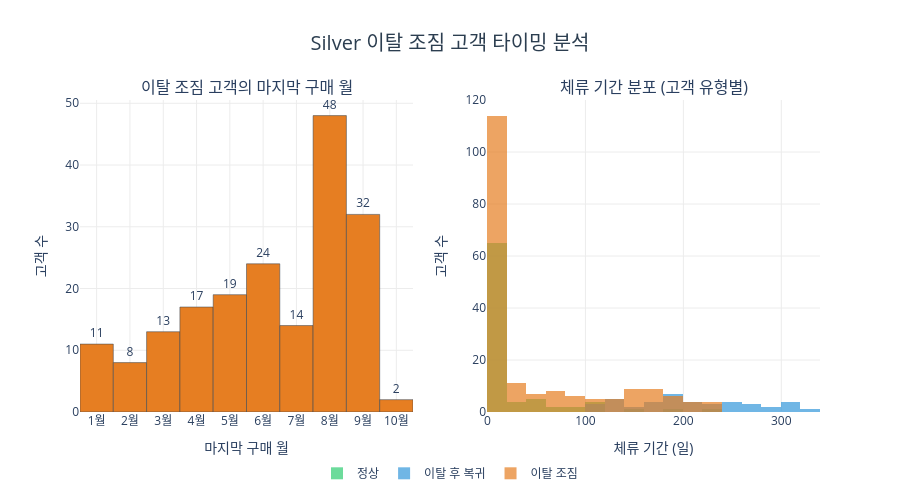

The cell this chart's notebook holds for it:
### Code cell
month_labels = {
    1: '1월', 2: '2월', 3: '3월', 4: '4월', 5: '5월', 6: '6월',
    7: '7월', 8: '8월', 9: '9월', 10: '10월', 11: '11월', 12: '12월'
}
churn_monthly['월'] = churn_monthly['마지막구매월'].map(month_labels)

fig = make_subplots(
    rows=1, cols=2,
    subplot_titles=['이탈 조짐 고객의 마지막 구매 월', '체류 기간 분포 (고객 유형별)']
)

fig.add_trace(go.Bar(
    x=churn_monthly['월'],
    y=churn_monthly['이탈고객수'],
    marker=dict(color='#e67e22', line=dict(color='#2c3e50', width=0.5)),
    text=churn_monthly['이탈고객수'],
    textposition='outside',
    showlegend=False,
), row=1, col=1)

hist_groups = [
    (timing_data[~timing_data['이탈조짐'] & ~timing_data['복귀고객']]['체류기간'], '#2ecc71', '정상'),
    (timing_data[timing_data['복귀고객']]['체류기간'], '#3498db', '이탈 후 복귀'),
    (timing_data[timing_data['이탈조짐']]['체류기간'], '#e67e22', '이탈 조짐'),
]
for sub, color, name in hist_groups:
    fig.add_trace(go.Histogram(
        x=sub,
        name=name,
        marker_color=color,
        opacity=0.7,
        nbinsx=15,
    ), row=1, col=2)

fig.update_layout(
    title=dict(
        text='Silver 이탈 조짐 고객 타이밍 분석',
        font=dict(size=20, color='#2c3e50'), x=0.5, xanchor='center'
    ),
    plot_bgcolor='white',
    height=500,
    barmode='overlay',
    legend=dict(orientation='h', yanchor='top', y=-0.15, xanchor='center', x=0.5)
)
fig.update_xaxes(gridcolor='#ececec')
fig.update_yaxes(gridcolor='#ececec')
fig.update_xaxes(title_text='마지막 구매 월', row=1, col=1)
fig.update_xaxes(title_text='체류 기간 (일)', row=1, col=2)
fig.update_yaxes(title_text='고객 수', row=1, col=1)
fig.update_yaxes(title_text='고객 수', row=1, col=2)
fig.show()

### Figure 1 — Plotly figure (JSON) as saved in the notebook; plotly's stock layout.template omitted (floating-point values rounded to 4 significant figures; data arrays with more than 128 entries replaced by an {"elided": "..."} marker saying what was removed)
{"data": [{"marker": {"color": "#e67e22", "line": {"color": "#2c3e50", "width": 0.5}}, "showlegend": false, "text": [11.0, 8.0, 13.0, 17.0, 19.0, 24.0, 14.0, 48.0, 32.0, 2.0], "textposition": "outside", "type": "bar", "x": ["1월", "2월", "3월", "4월", "5월", "6월", "7월", "8월", "9월", "10월"], "xaxis": "x", "y": [11, 8, 13, 17, 19, 24, 14, 48, 32, 2], "yaxis": "y"}, {"marker": {"color": "#2ecc71"}, "name": "정상", "nbinsx": 15, "opacity": 0.7, "type": "histogram", "x": [220, 191, 147, 105, 114, 92, 59, 98, 73, 103, 106, 54, 46, 22, 30, 23, 0, 1, 1, 0, 46, 60, 0, 1, 43, 0, 0, 0, 0, 1, 0, 0, 8, 0, 0, 2, 0, 0, 18, 1, 0, 0, 0, 0, 19, 0, 0, 31, 1, 0, 0, 0, 0, 0, 0, 0, 0, 0, 6, 0, 0, 1, 10, 0, 0, 0, 0, 0, 0, 0, 0, 0, 0, 0, 0, 0, 0, 0, 0, 0, 0, 1, 1, 0, 0], "xaxis": "x2", "yaxis": "y2"}, {"marker": {"color": "#3498db"}, "name": "이탈 후 복귀", "nbinsx": 15, "opacity": 0.7, "type": "histogram", "x": [286, 267, 332, 319, 307, 315, 265, 287, 308, 217, 258, 262, 218, 197, 226, 250, 221, 248, 247, 204, 202, 166, 232, 176, 171, 184, 143, 190, 199, 177, 195, 191, 126, 181, 114, 143, 132, 132, 114, 134, 131, 103], "xaxis": "x2", "yaxis": "y2"}, {"marker": {"color": "#e67e22"}, "name": "이탈 조짐", "nbinsx": 15, "opacity": 0.7, "type": "histogram", "x": {"elided": "188 int values"}, "xaxis": "x2", "yaxis": "y2"}], "layout": {"annotations": [{"font": {"size": 16}, "showarrow": false, "text": "이탈 조짐 고객의 마지막 구매 월", "x": 0.225, "xanchor": "center", "xref": "paper", "y": 1, "yanchor": "bottom", "yref": "paper"}, {"font": {"size": 16}, "showarrow": false, "text": "체류 기간 분포 (고객 유형별)", "x": 0.775, "xanchor": "center", "xref": "paper", "y": 1, "yanchor": "bottom", "yref": "paper"}], "barmode": "overlay", "height": 500, "legend": {"orientation": "h", "x": 0.5, "xanchor": "center", "y": -0.15, "yanchor": "top"}, "plot_bgcolor": "white", "title": {"font": {"color": "#2c3e50", "size": 20}, "text": "Silver 이탈 조짐 고객 타이밍 분석", "x": 0.5, "xanchor": "center"}, "xaxis": {"anchor": "y", "domain": [0, 0.45], "gridcolor": "#ececec", "title": {"text": "마지막 구매 월"}}, "xaxis2": {"anchor": "y2", "domain": [0.55, 1], "gridcolor": "#ececec", "title": {"text": "체류 기간 (일)"}}, "yaxis": {"anchor": "x", "domain": [0, 1], "gridcolor": "#ececec", "title": {"text": "고객 수"}}, "yaxis2": {"anchor": "x2", "domain": [0, 1], "gridcolor": "#ececec", "title": {"text": "고객 수"}}}}
